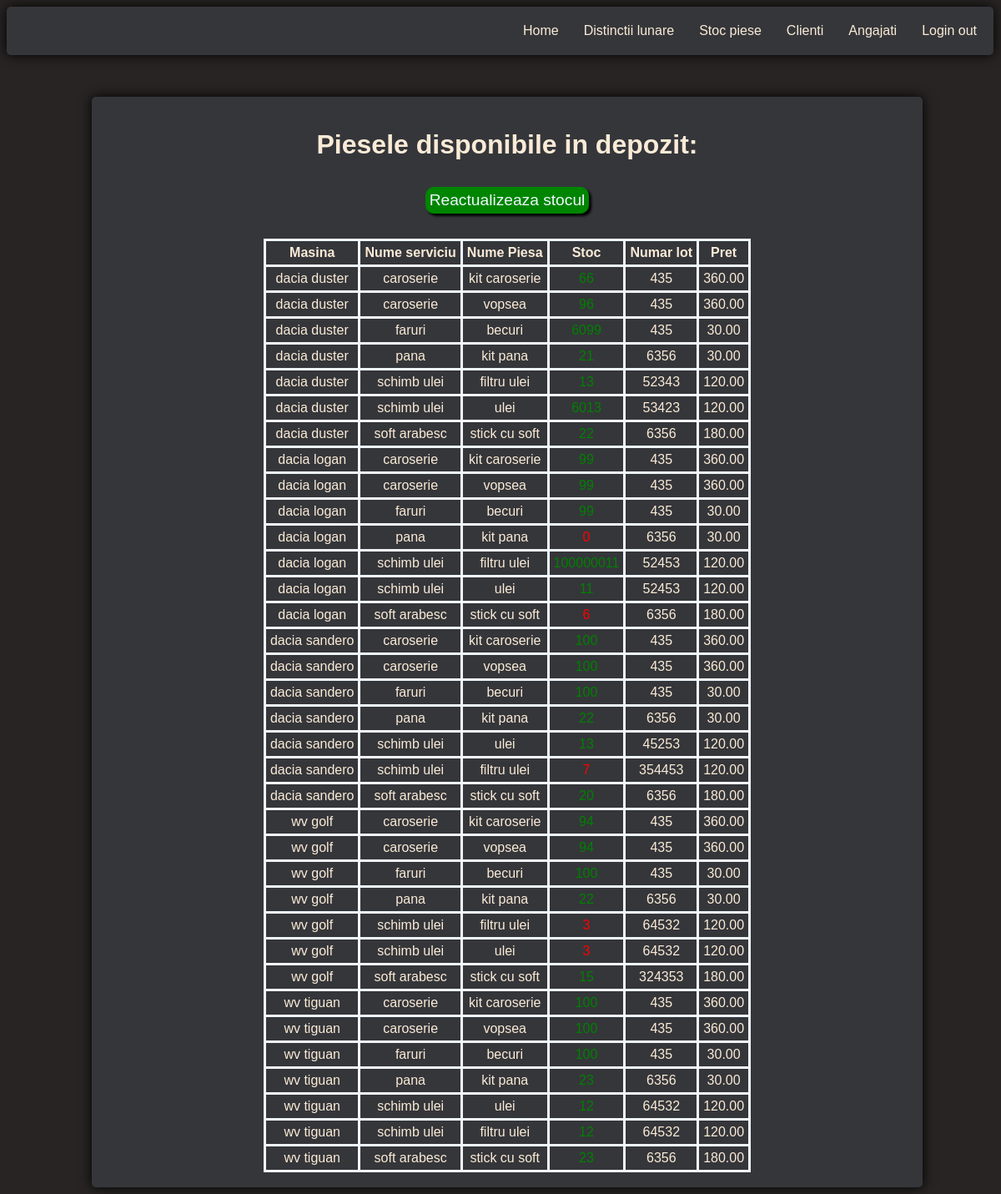
The page /stock_parts.php on the database its author committed.
### tables this page shows
CREATE TABLE `parts` (
  `PartID` int(11) NOT NULL,
  `ServiceID` int(11) NOT NULL,
  `ModelID` int(11) NOT NULL,
  `Name` varchar(255) NOT NULL,
  `Price` decimal(7,2) NOT NULL,
  `No_stock` int(11) NOT NULL,
  `No_lot` char(10) NOT NULL,
  `Date_manufacturing` date NOT NULL,
  `Validity` int(11) NOT NULL
);

CREATE TABLE `models` (
  `ModelID` int(11) NOT NULL,
  `Model_name` varchar(255) NOT NULL,
  `Producer_name` varchar(255) NOT NULL,
  `Body_type` varchar(255) NOT NULL
);

CREATE TABLE `services` (
  `ServiceID` int(11) NOT NULL,
  `Name` varchar(255) NOT NULL,
  `Specialization_needed` varchar(255) NOT NULL,
  `No_hours` int(11) NOT NULL,
  `Cost` decimal(7,2) NOT NULL
);

### stock_parts.php (the view, shortened to what this page needs)
<?php include 'header.php' ?>
<?php
$conn = mysqli_connect('localhost', 'car_service_admin', '1234', 'service');
if (!$conn) {
    echo 'Connection error: ' . mysqli_connect_error();
} else {
    $sql = "SELECT S.Name AS Service_name,P.Name,P.No_stock, P.No_lot,M.Producer_name,M.Model_name,S.Cost FROM parts P
            JOIN models M ON M.ModelID = P.ModelID
            JOIN services S ON S.ServiceID = P.ServiceID
            ORDER BY M.Producer_name, M.Model_name, S.Name;";
    $result = mysqli_query($conn, $sql);
    $parts = mysqli_fetch_all($result, MYSQLI_ASSOC);
}
?>
<div class='main_container'>
    <h1>Piesele disponibile in depozit:</h1>
    <div class="container_add_works">
        <a href="insert_parts.php">Reactualizeaza stocul</a>
    </div>
    <table>
        <tr>
            <th>Masina</th>
            <th>Nume serviciu</th>
            <th>Nume Piesa</th>
            <th>Stoc</th>
            <th>Numar lot</th>
            <th>Pret</th>
        </tr>
        <?php foreach ($parts as $part) { ?>
            <tr>
                <?php
                $color = '';
                if ($part['No_stock'] < 10) {
                    $color = 'red';
                } else {
                    $color = 'green';
                }
                ?>
                <td><?php echo $part['Producer_name'] . ' ' . $part['Model_name']; ?></td>
                <td><?php echo $part['Service_name']; ?></td>
                <td><?php echo $part['Name']; ?></td>
                <td style="color:<?php echo $color ?>"><?php echo $part['No_stock']; ?></td>
                <td><?php echo $part['No_lot']; ?></td>
                <td><?php echo $part['Cost']; ?></td>
            </tr>
        <?php
        }
        ?>
    </table>
</div>
</body>

### styles.css (style rules this page uses)
body { font-family: Verdana, sans-serif; background-color: #282424; height: 100%; width: 100%; overflow: y-scroll; }
.container_add_works { margin: 10px; }
.container_add_works a { position: relative; background-color: #008500; margin-top: 10px; font-size: larger; color: aliceblue; padding: 5px; border-radius: 10px; box-shadow: 3px 3px 3px black; text-decoration: none; margin-bottom: 20px; -webkit-appearance: button; -moz-appearance: button; appearance: button; }
.main_container { width: 80%; height: 100%; margin-top: 50px; position: relative; left: 50%; transform: translate(-50%, 0%); overflow: auto; white-space: nowrap; padding: 18px; background-color: #35363a; border-radius: 5px; text-align: center; box-shadow: 0px 0px 15px rgb(0, 0, 0); color: antiquewhite }
h1 { color: antiquewhite; text-align: center; }
table, th, td { border: 3px solid black; border-collapse: collapse; border-color: aliceblue; border-radius: 10px; border-spacing: 5px; padding: 5px; width: auto; height: 100%; color: antiquewhite; font-size: normal; text-align: center; margin-left: auto; margin-right: auto; }

### rows shown on the page
parts: ModelID.Producer_name "dacia", ModelID.Model_name "duster", ServiceID.Name "caroserie", Name "kit caroserie", No_stock "66", No_lot "435", ServiceID.Cost "360.00"
parts: ModelID.Producer_name "dacia", ModelID.Model_name "duster", ServiceID.Name "caroserie", Name "vopsea", No_stock "96", No_lot "435", ServiceID.Cost "360.00"
parts: ModelID.Producer_name "dacia", ModelID.Model_name "duster", ServiceID.Name "faruri", Name "becuri", No_stock "6099", No_lot "435", ServiceID.Cost "30.00"
parts: ModelID.Producer_name "dacia", ModelID.Model_name "duster", ServiceID.Name "pana", Name "kit pana", No_stock "21", No_lot "6356", ServiceID.Cost "30.00"
parts: ModelID.Producer_name "dacia", ModelID.Model_name "duster", ServiceID.Name "schimb ulei", Name "filtru ulei", No_stock "13", No_lot "52343", ServiceID.Cost "120.00"
parts: ModelID.Producer_name "dacia", ModelID.Model_name "duster", ServiceID.Name "schimb ulei", Name "ulei", No_stock "6013", No_lot "53423", ServiceID.Cost "120.00"
parts: ModelID.Producer_name "dacia", ModelID.Model_name "duster", ServiceID.Name "soft arabesc", Name "stick cu soft", No_stock "22", No_lot "6356", ServiceID.Cost "180.00"
parts: ModelID.Producer_name "dacia", ModelID.Model_name "logan", ServiceID.Name "caroserie", Name "kit caroserie", No_stock "99", No_lot "435", ServiceID.Cost "360.00"
parts: ModelID.Producer_name "dacia", ModelID.Model_name "logan", ServiceID.Name "caroserie", Name "vopsea", No_stock "99", No_lot "435", ServiceID.Cost "360.00"
parts: ModelID.Producer_name "dacia", ModelID.Model_name "logan", ServiceID.Name "faruri", Name "becuri", No_stock "99", No_lot "435", ServiceID.Cost "30.00"
parts: ModelID.Producer_name "dacia", ModelID.Model_name "logan", ServiceID.Name "pana", Name "kit pana", No_stock "0", No_lot "6356", ServiceID.Cost "30.00"
parts: ModelID.Producer_name "dacia", ModelID.Model_name "logan", ServiceID.Name "schimb ulei", Name "filtru ulei", No_stock "100000011", No_lot "52453", ServiceID.Cost "120.00"
parts: ModelID.Producer_name "dacia", ModelID.Model_name "logan", ServiceID.Name "schimb ulei", Name "ulei", No_stock "11", No_lot "52453", ServiceID.Cost "120.00"
parts: ModelID.Producer_name "dacia", ModelID.Model_name "logan", ServiceID.Name "soft arabesc", Name "stick cu soft", No_stock "6", No_lot "6356", ServiceID.Cost "180.00"
parts: ModelID.Producer_name "dacia", ModelID.Model_name "sandero", ServiceID.Name "caroserie", Name "kit caroserie", No_stock "100", No_lot "435", ServiceID.Cost "360.00"
parts: ModelID.Producer_name "dacia", ModelID.Model_name "sandero", ServiceID.Name "caroserie", Name "vopsea", No_stock "100", No_lot "435", ServiceID.Cost "360.00"
parts: ModelID.Producer_name "dacia", ModelID.Model_name "sandero", ServiceID.Name "faruri", Name "becuri", No_stock "100", No_lot "435", ServiceID.Cost "30.00"
parts: ModelID.Producer_name "dacia", ModelID.Model_name "sandero", ServiceID.Name "pana", Name "kit pana", No_stock "22", No_lot "6356", ServiceID.Cost "30.00"
parts: ModelID.Producer_name "dacia", ModelID.Model_name "sandero", ServiceID.Name "schimb ulei", Name "ulei", No_stock "13", No_lot "45253", ServiceID.Cost "120.00"
parts: ModelID.Producer_name "dacia", ModelID.Model_name "sandero", ServiceID.Name "schimb ulei", Name "filtru ulei", No_stock "7", No_lot "354453", ServiceID.Cost "120.00"
parts: ModelID.Producer_name "dacia", ModelID.Model_name "sandero", ServiceID.Name "soft arabesc", Name "stick cu soft", No_stock "20", No_lot "6356", ServiceID.Cost "180.00"
parts: ModelID.Producer_name "wv", ModelID.Model_name "golf", ServiceID.Name "caroserie", Name "kit caroserie", No_stock "94", No_lot "435", ServiceID.Cost "360.00"
parts: ModelID.Producer_name "wv", ModelID.Model_name "golf", ServiceID.Name "caroserie", Name "vopsea", No_stock "94", No_lot "435", ServiceID.Cost "360.00"
parts: ModelID.Producer_name "wv", ModelID.Model_name "golf", ServiceID.Name "faruri", Name "becuri", No_stock "100", No_lot "435", ServiceID.Cost "30.00"
parts: ModelID.Producer_name "wv", ModelID.Model_name "golf", ServiceID.Name "pana", Name "kit pana", No_stock "22", No_lot "6356", ServiceID.Cost "30.00"
parts: ModelID.Producer_name "wv", ModelID.Model_name "golf", ServiceID.Name "schimb ulei", Name "filtru ulei", No_stock "3", No_lot "64532", ServiceID.Cost "120.00"
parts: ModelID.Producer_name "wv", ModelID.Model_name "golf", ServiceID.Name "schimb ulei", Name "ulei", No_stock "3", No_lot "64532", ServiceID.Cost "120.00"
parts: ModelID.Producer_name "wv", ModelID.Model_name "golf", ServiceID.Name "soft arabesc", Name "stick cu soft", No_stock "15", No_lot "324353", ServiceID.Cost "180.00"
parts: ModelID.Producer_name "wv", ModelID.Model_name "tiguan", ServiceID.Name "caroserie", Name "kit caroserie", No_stock "100", No_lot "435", ServiceID.Cost "360.00"
parts: ModelID.Producer_name "wv", ModelID.Model_name "tiguan", ServiceID.Name "caroserie", Name "vopsea", No_stock "100", No_lot "435", ServiceID.Cost "360.00"
parts: ModelID.Producer_name "wv", ModelID.Model_name "tiguan", ServiceID.Name "faruri", Name "becuri", No_stock "100", No_lot "435", ServiceID.Cost "30.00"
parts: ModelID.Producer_name "wv", ModelID.Model_name "tiguan", ServiceID.Name "pana", Name "kit pana", No_stock "23", No_lot "6356", ServiceID.Cost "30.00"
parts: ModelID.Producer_name "wv", ModelID.Model_name "tiguan", ServiceID.Name "schimb ulei", Name "ulei", No_stock "12", No_lot "64532", ServiceID.Cost "120.00"
parts: ModelID.Producer_name "wv", ModelID.Model_name "tiguan", ServiceID.Name "schimb ulei", Name "filtru ulei", No_stock "12", No_lot "64532", ServiceID.Cost "120.00"
parts: ModelID.Producer_name "wv", ModelID.Model_name "tiguan", ServiceID.Name "soft arabesc", Name "stick cu soft", No_stock "23", No_lot "6356", ServiceID.Cost "180.00"
